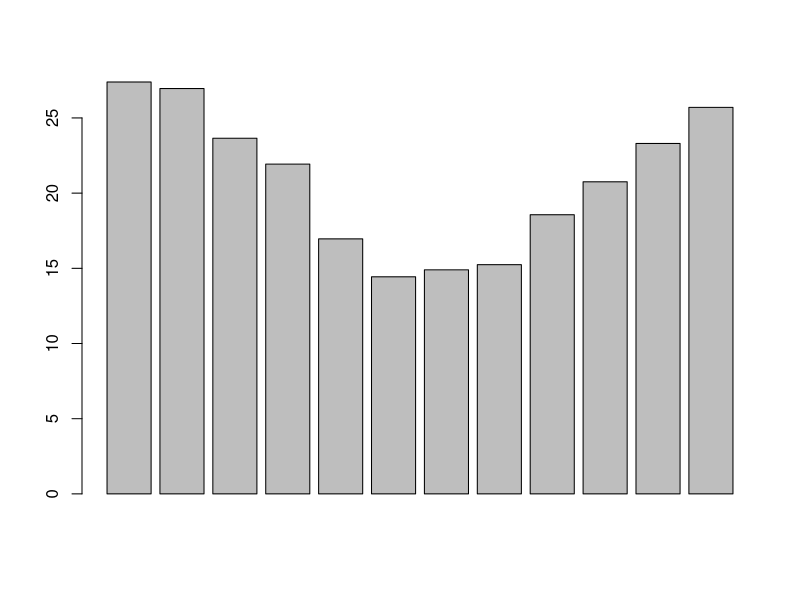
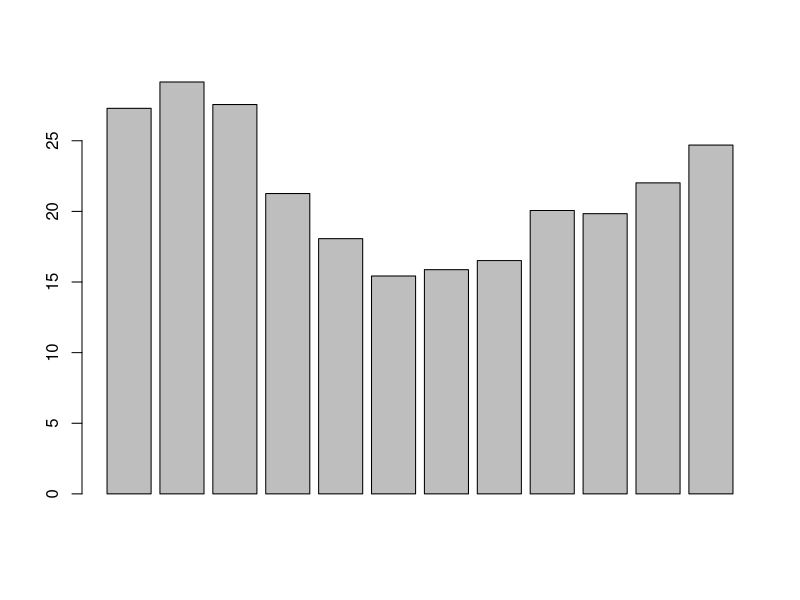
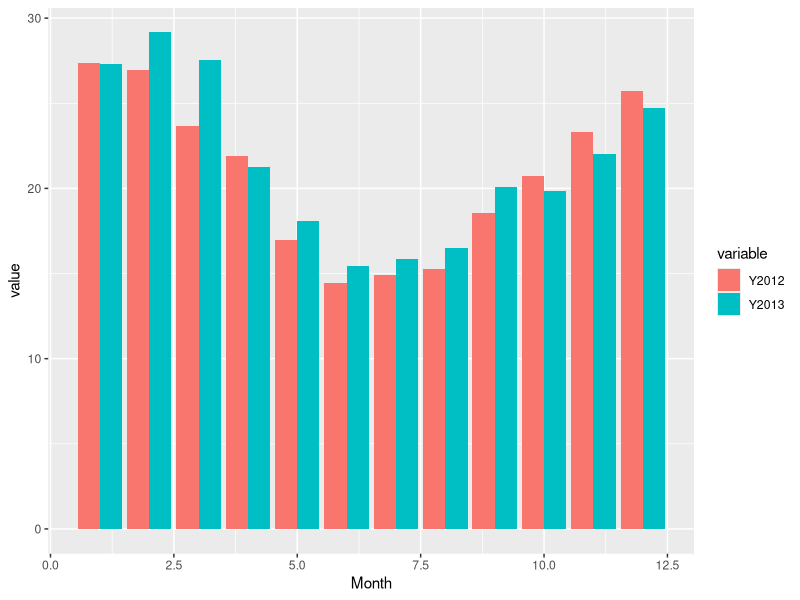

Source code (R) for these figures, in order:
melb <- read.csv("melbourne.csv", as.is=TRUE, header=TRUE)
library(dplyr)
library(ggplot2)
library(reshape2)

melb <- na.omit(melb)

max.temp1 <- select(melb, Year:Min)%>%
  filter(Year == 2012 )%>%
  group_by(Month)%>%
  summarize(Ave = mean(Max))

barplot(max.temp1$Ave)

max.temp2 <- select(melb, Year:Min)%>%
  filter(Year == 2013 )%>%
  group_by(Month)%>%
  summarize(Ave = mean(Max))

barplot(max.temp2$Ave)

CompYear <- cbind(max.temp1, max.temp2)
colnames(CompYear)[2] <- c("Y2012")
colnames(CompYear)[4] <- c("Y2013")
CompYear <- CompYear[,c(1,2,4)]

CY <- melt(CompYear, id=c("Month"))

ggplot(CY, aes(x = Month, y = value, fill= variable)) + 
  geom_bar(stat = "identity",
           position = "dodge") 
              
